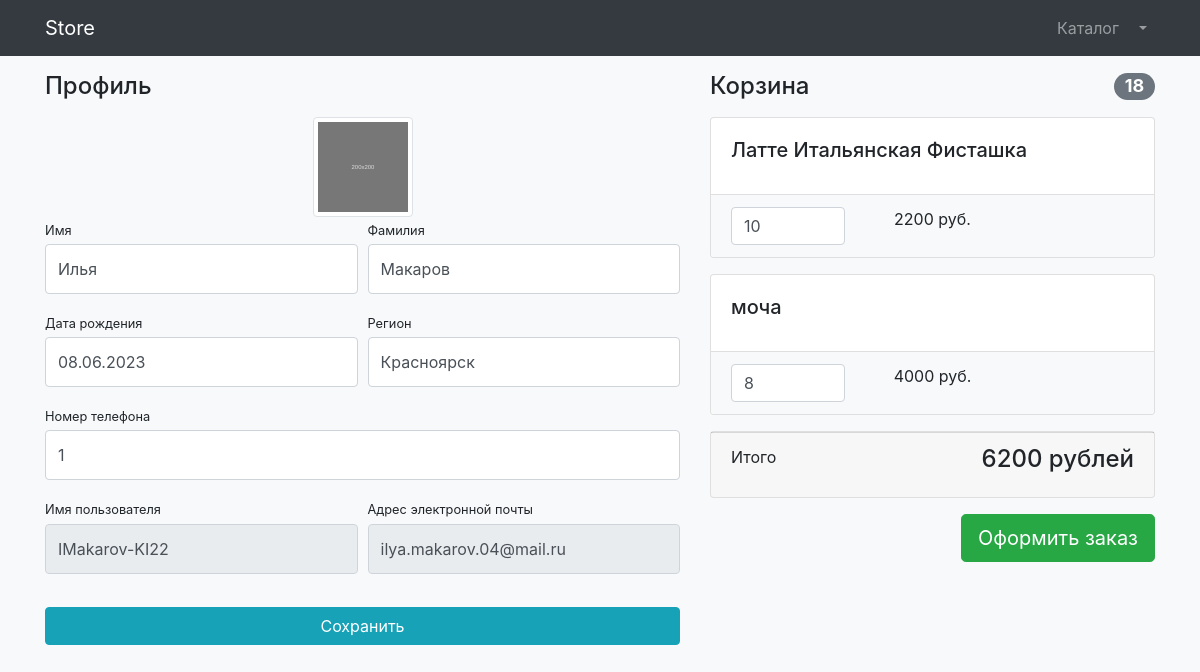
Screenshot of /account/ (signed in) with the database file from the repository.
### academyCoffee/models.py (models this page shows, shortened)
class User(AbstractUser):
    regions = [
        ('Красноярск', 'Красноярск'),
        ('Москва', 'Москва'),
        ('Санкт-Петерург', 'Санкт-Петерург'),
        ('Новосибирск', 'Новосибирск'),
    ]
    region = models.TextField('Регион', max_length=50, choices=regions, blank=True)
    PNumber = models.PositiveIntegerField('Номер телефона')
    DateOfBirth = models.DateField("День рождения", default=timezone.now)

class Basket(models.Model):
    user = models.ForeignKey(to=User, on_delete=models.CASCADE)
    product = models.ForeignKey(to=Product, on_delete=models.CASCADE)
    quantity = models.PositiveSmallIntegerField(default=0)
    created_timestamp = models.DateTimeField(auto_now_add=True)
    objects = BasketQuerySet.as_manager()
    def sum(self):
        return self.product.price * self.quantity

class Product(models.Model):
    name = models.CharField('Название', max_length=50)
    price = models.DecimalField(max_digits=7, decimal_places=0)
    stars = models.DecimalField(max_digits=5, decimal_places=1)
    image = models.ImageField(upload_to='products_images')
    category = models.ManyToManyField(ProductCategory)
    class Meta:
        verbose_name = 'Товар'
        verbose_name_plural = 'Товары'

### academyCoffee/views.py (the view)
# urls.py: path('account/', views.profile, name='profile'),
@login_required
def profile(request):
    if request.method == 'POST':
        form = UserProfileForm(instance=request.user, data=request.POST)
        if form.is_valid():
            form.save()
            return redirect(reverse('profile'))
        else:
            print(form.errors)
    else:
        form = UserProfileForm(instance=request.user)
    context = {
        'title': "Личный кабинет",
        'form': form,
        'baskets': Basket.objects.filter(user=request.user),
        'user': request.user
    }
    return render(request, 'users/profile.html', context)

### academyCoffee/models.py (called while the page is built)
    def total_sum(self):
        return sum(basket.sum() for basket in self)

    def total_quantity(self):
        return sum(basket.quantity for basket in self)

### academyCoffee/templates/users/profile.html (shortened to what this page needs)
{% load static %}
<!DOCTYPE html>
<html lang="en">
<head>
    <link href="{% static 'vendor/bootstrap/css/bootstrap.min.css' %}" rel="stylesheet">
    <link href="{% static 'vendor/css/profile.css' %}" rel="stylesheet">
</head>
<body class="bg-light">
<nav class="navbar navbar-expand-lg navbar-dark bg-dark fixed-top">
    <div class="container">
        <a class="navbar-brand" href="{% url 'home' %}">Store</a>
        <div class="collapse navbar-collapse" id="navbarResponsive">
            <ul class="navbar-nav ml-auto">
                <li class="nav-item">
                    <a class="nav-link" href="{% url 'menu' %}">Каталог  </a>
                </li>
                {% if user.is_authenticated %}
                    <li class="nav-item dropdown">
                        <a class="nav-link dropdown-toggle" href="#" id="navbarDropdown" role="button"
                           data-bs-toggle="dropdown" aria-expanded="false">
                        </a>
                    </li>
                {% else %}
                    <li class="nav-item">
                        <a class="nav-link" href="{% url 'login' %}">Войти<i class="fas fa-sign-in-alt"></i></a>
                    </li>
                {% endif %}
            </ul>
        </div>
    </div>
</nav>
<div class="container">
    <div class="row">
        <div class="col-lg-7">
            <h4 class="mt-3 mb-3">Профиль</h4>
            <div class="col-lg-12 text-center">
                <img width="100" height="100"
                     class="img-thumbnail">
            </div>
            <form action="{% url 'profile' %}" method="post">
                <div class="form-row">
                    <div class="col-lg-6">
                        <div class="form-group">
                            <label class="small mb-1" for="{{ form.first_name.id_for_label }}">Имя</label>
                            {{ form.first_name }}
                        </div>
                    </div>
                    <div class="col-lg-6">
                        <div class="form-group">
                            <label class="small mb-1" for="{{ form.last_name.id_for_label }}">Фамилия</label>
                            {{ form.last_name }}
                        </div>
                    </div>
                </div>
                <div class="form-row">
                    <div class="col-lg-6">
                        <div class="form-group">
                            <label class="small mb-1" for="{{ form.DateOfBirth.id_for_label }}">Дата рождения</label>
                            {{ form.DateOfBirth }}
                        </div>
                    </div>
                    <div class="col-lg-6">
                        <div class="form-group">
                            <label class="small mb-1" for="{{ form.region.id_for_label }}">Регион</label>
                            {{ form.region }}
                        </div>
                    </div>
                </div>
                <div class="form-group">
                    <label class="small mb-1" for="{{ form.PNumber.id_for_label }}">Номер телефона</label>
                    {{ form.PNumber }}
                </div>
                <div class="form-row">
                    <div class="col-lg-6">
                        <label class="small mb-1" for="{{ form.username.id_for_label }}">Имя пользователя</label>
                        {{ form.username }}
                    </div>
                    <div class="col-lg-6">
                        <label class="small mb-1" for="{{ form.email.id_for_label }}">Адрес электронной
                            почты</label>
                        {{ form.email }}
                    </div>
                </div>
                <div class="form-row">
                    <div class="col-lg-12" style="margin-top: 33px;">
                        <input class="btn btn-info btn-block" type="submit" value="Сохранить">
                    </div>
                </div>
            </form>
        </div>
        <div class="col-lg-5">
            {% include 'main/baskets.html' %}
        </div>
    </div>
</div>
</body>
</html>

### academyCoffee/templates/main/baskets.html (shortened to what this page needs)
{% if baskets %}
    <h4 class="mt-3 mb-3 d-flex justify-content-between align-items-center mb-3">
        Корзина <span class="badge badge-secondary badge-pill">{{ baskets.total_quantity }}</span>
    </h4>
    {% for basket in baskets %}
    <div class="card mb-3">
        <div class="card-body">
            <h5 class="card-title">{{ basket.product.name }}</h5>
        </div>
        <ul class="list-group list-group-flush">
            <li class="list-group-item bg-light">
                <div class="row text-center">
                    <div class="col-lg-4">
                        <input name="basketID" type="number" class="form-control"
                               value="{{ basket.quantity }}" min="0">
                    </div>
                    <div class="col-lg-4">{{ basket.sum }} руб.</div>
                    <div class="col-lg-4">
                    </div>
                </div>
            </li>
        </ul>
    </div>
    {% endfor %}
    <div class="card mb-3">
        <div class="card-footer">
            <p class="float-left">Итого</p>
            <h4 class="float-right">{{ baskets.total_sum }} рублей</h4>
        </div>
    </div>
    <a class="btn btn-success btn-lg float-right" href="../orders/order-create.html">
        Оформить заказ
    </a>
{% else %}
    <h4 class="mt-3 mb-3 text-center">
        Корзина пуста
    </h4>
{% endif %}

### rows the page displays
User: first_name "Илья", last_name "Макаров", DateOfBirth "08.06.2023", region "Красноярск", PNumber "1", username "IMakarov-KI22", email "ilya.makarov.04@mail.ru"
Basket: total_quantity "18", product.name "Латте Итальянская Фисташка", basketID "10", sum "2200", total_sum "6200"
Basket: product.name "моча", basketID "8", sum "4000"
